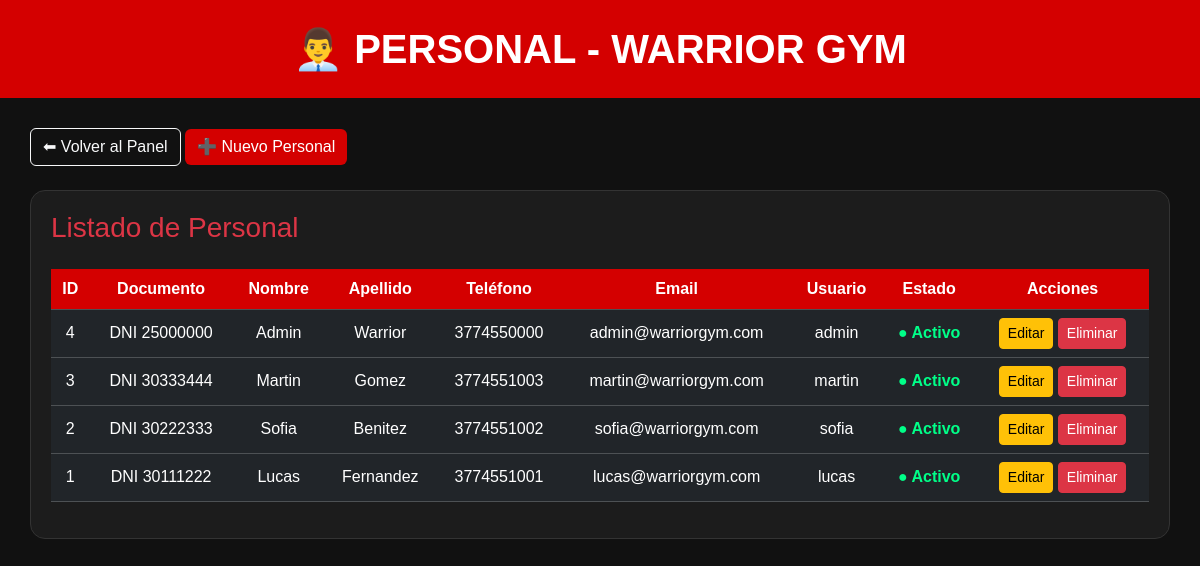
The page /admin/personal.php (signed in) on the database its author committed.
### tables this page shows
CREATE TABLE `personal` (
  `id_personal` int(11) NOT NULL AUTO_INCREMENT,
  `id_tipo_documento` int(11) NOT NULL,
  `numero_documento` varchar(20) NOT NULL,
  `nombre` varchar(50) NOT NULL,
  `apellido` varchar(50) NOT NULL,
  `telefono` varchar(20) DEFAULT NULL,
  `email` varchar(100) DEFAULT NULL,
  `usuario` varchar(50) NOT NULL,
  `contrasena` varchar(255) NOT NULL,
  `estado` enum('Activo','Inactivo') NOT NULL,
  PRIMARY KEY (`id_personal`),
  UNIQUE KEY `numero_documento` (`numero_documento`),
  UNIQUE KEY `usuario` (`usuario`),
  UNIQUE KEY `email` (`email`),
  KEY `id_tipo_documento` (`id_tipo_documento`),
  CONSTRAINT `personal_ibfk_1` FOREIGN KEY (`id_tipo_documento`) REFERENCES `tipo_documento` (`id_tipo_documento`)
);

CREATE TABLE `tipo_documento` (
  `id_tipo_documento` int(11) NOT NULL AUTO_INCREMENT,
  `descripcion` varchar(50) NOT NULL,
  PRIMARY KEY (`id_tipo_documento`),
  UNIQUE KEY `descripcion` (`descripcion`)
);

### admin/personal.php (the view, shortened to what this page needs)
<?php
include(__DIR__ . "/../php/conexion.php");
$sql = "
SELECT
    p.id_personal,
    p.numero_documento,
    p.nombre,
    p.apellido,
    p.telefono,
    p.email,
    p.usuario,
    p.estado,
    td.descripcion AS tipo_documento
FROM personal p
INNER JOIN tipo_documento td
    ON p.id_tipo_documento = td.id_tipo_documento
ORDER BY p.id_personal DESC
";
$resultado = mysqli_query($conexion, $sql);
?>
<!DOCTYPE html>
<html lang="es">
<head>
<link href="https://cdn.jsdelivr.net/npm/bootstrap@5.3.7/dist/css/bootstrap.min.css" rel="stylesheet">
</head>
<body>
<div class="header">
    <h1>👨‍💼 PERSONAL - WARRIOR GYM</h1>
</div>
<div class="contenido">
    <div class="mb-4">
        <a href="dashboard.php" class="btn btn-outline-light">
            ⬅ Volver al Panel
        </a>
        <a href="nuevo_personal.php" class="btn btn-warrior">
            ➕ Nuevo Personal
        </a>
    </div>
    <div class="table-box">
        <h3 class="text-danger mb-4">Listado de Personal</h3>
        <?php if (mysqli_num_rows($resultado) > 0): ?>
            <div class="table-responsive">
                <table class="table table-dark table-hover text-center align-middle">
                    <thead>
                        <tr>
                            <th>ID</th>
                            <th>Documento</th>
                            <th>Nombre</th>
                            <th>Apellido</th>
                            <th>Teléfono</th>
                            <th>Email</th>
                            <th>Usuario</th>
                            <th>Estado</th>
                            <th>Acciones</th>
                        </tr>
                    </thead>
                    <tbody>
                        <?php while($fila = mysqli_fetch_assoc($resultado)): ?>
                            <tr>
                                <td><?= $fila['id_personal'] ?></td>
                                <td>
                                    <?= htmlspecialchars($fila['tipo_documento']) ?>
                                    <?= htmlspecialchars($fila['numero_documento']) ?>
                                </td>
                                <td><?= htmlspecialchars($fila['nombre']) ?></td>
                                <td><?= htmlspecialchars($fila['apellido']) ?></td>
                                <td>
                                    <?= !empty($fila['telefono']) ? htmlspecialchars($fila['telefono']) : '-' ?>
                                </td>
                                <td>
                                    <?= !empty($fila['email']) ? htmlspecialchars($fila['email']) : '-' ?>
                                </td>
                                <td><?= htmlspecialchars($fila['usuario']) ?></td>
                                <td>
                                    <?php if($fila['estado'] == 'Activo'): ?>
                                        <span class="activo">● Activo</span>
                                    <?php else: ?>
                                        <span class="inactivo">● Inactivo</span>
                                    <?php endif; ?>
                                </td>
                                <td>
                                    <a
                                        href="editar_personal.php?id=<?= $fila['id_personal'] ?>"
                                        class="btn btn-warning btn-sm">
                                        Editar
                                    </a>
                                    <a
                                        href="eliminar_personal.php?id=<?= $fila['id_personal'] ?>"
                                        class="btn btn-danger btn-sm"
                                        onclick="return confirm('¿Seguro que querés eliminar este personal?');">
                                        Eliminar
                                    </a>
                                </td>
                            </tr>
                        <?php endwhile; ?>
                    </tbody>
                </table>
            </div>
        <?php else: ?>
            <p class="text-secondary text-center">
                No hay personal registrado todavía.
            </p>
        <?php endif; ?>
    </div>
</div>
</body>
</html>

### admin/personal.php (style rules this page uses)
body { font-family: Arial, sans-serif; background: #111; color: white; margin: 0; }
.header { background: #d40000; padding: 25px; text-align: center; }
.header h1 { margin: 0; font-weight: bold; }
.contenido { padding: 30px; }
.table-box { background: #1c1c1c; padding: 20px; border-radius: 15px; border: 1px solid #333; }
.table-dark th { background: #d40000; color: white; }
.btn-warrior { background: #d40000; color: white; border: none; }
.activo { color: #00ff88; font-weight: bold; }

### rows shown on the page
personal: id_personal "4", id_tipo_documento.descripcion "DNI", numero_documento "25000000", nombre "Admin", apellido "Warrior", telefono "3774550000", email "admin@warriorgym.com", usuario "admin", estado "● Activo"
personal: id_personal "3", id_tipo_documento.descripcion "DNI", numero_documento "30333444", nombre "Martin", apellido "Gomez", telefono "3774551003", email "martin@warriorgym.com", usuario "martin", estado "● Activo"
personal: id_personal "2", id_tipo_documento.descripcion "DNI", numero_documento "30222333", nombre "Sofia", apellido "Benitez", telefono "3774551002", email "sofia@warriorgym.com", usuario "sofia", estado "● Activo"
personal: id_personal "1", id_tipo_documento.descripcion "DNI", numero_documento "30111222", nombre "Lucas", apellido "Fernandez", telefono "3774551001", email "lucas@warriorgym.com", usuario "lucas", estado "● Activo"
